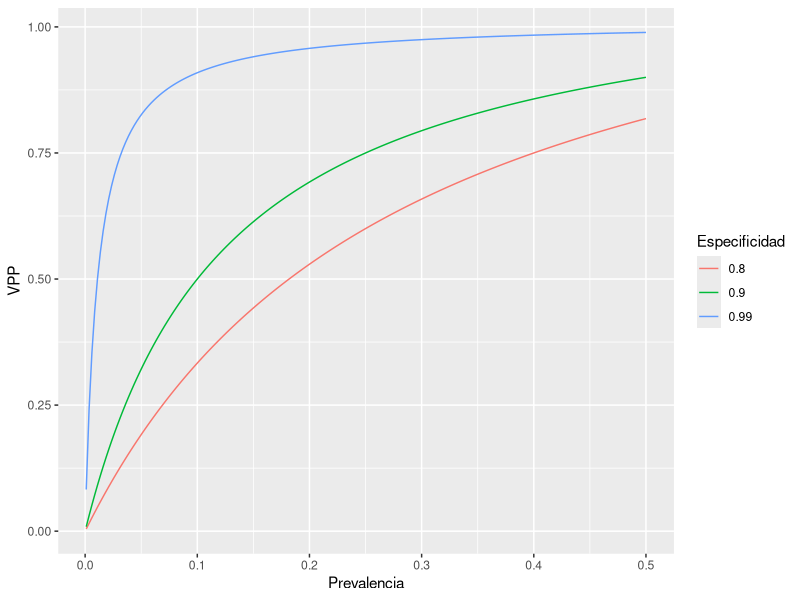
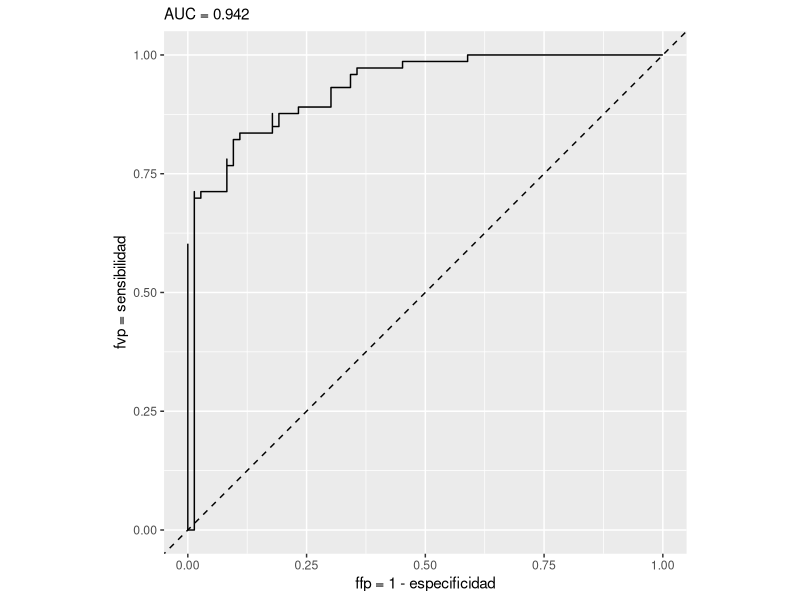
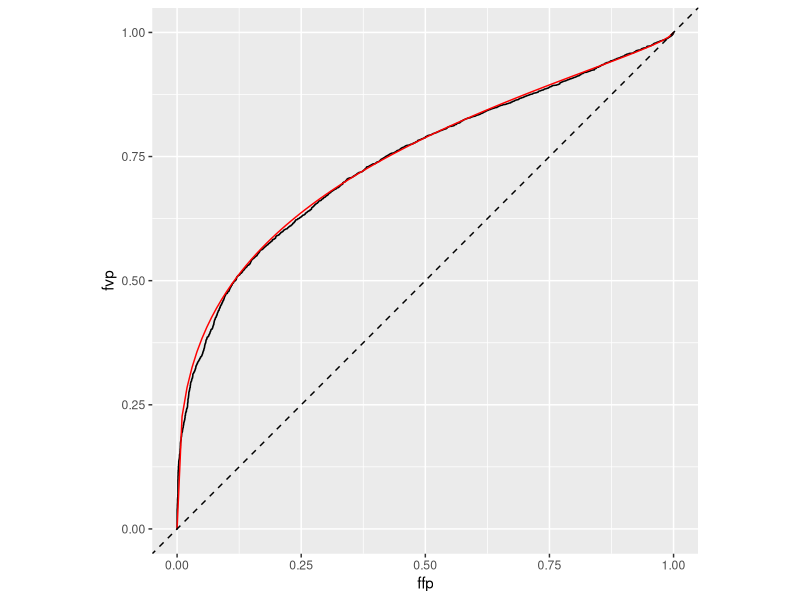

R code for these plots, in order:
## ---- chunk 1
library(tidyverse)
library(palmerpenguins)
set.seed(2026)
## ---- chunk 2
a <- 90; b <- 10; c <- 150; d <- 750          # VP, FN, FP, VN
r1 <- a + b; r0 <- c + d; s1 <- a + c; s0 <- b + d; n <- a + b + c + d
tab <- matrix(c(a, b, c, d), 2, byrow = TRUE,
              dimnames = list(Real = c("Enfermo", "Sano"), Prueba = c("+", "-")))
addmargins(tab)
## ---- chunk 3
se <- a / r1; es <- d / r0
c(sensibilidad = se, especificidad = es)
prop.test(a, r1, correct = FALSE)$conf.int       # IC de Wilson para la sensibilidad
binom.test(d, r0)$conf.int                       # IC exacto para la especificidad
## ---- chunk 4
pi_hat <- r1 / n
c(youden = se + es - 1,
  eficacia = pi_hat * se + (1 - pi_hat) * es,
  error = pi_hat * (1 - se) + (1 - pi_hat) * (1 - es))
## ---- chunk 5
c(vpp = a / s1, vpn = d / s0)
## ---- chunk 6
vp <- function(se, es, pi) {
  c(vpp = se * pi / (se * pi + (1 - es) * (1 - pi)),
    vpn = es * (1 - pi) / (es * (1 - pi) + (1 - se) * pi))
}
sapply(c(0.001, 0.01, 0.1, 0.5), function(p) vp(0.9, 0.95, p))
## ---- chunk 7
#| label: fig-vpp
#| fig-cap: "Valor predictivo positivo según la prevalencia, con sensibilidad 0,9 y distintas especificidades."
expand_grid(pi = seq(0.001, 0.5, length.out = 200), es = c(0.80, 0.90, 0.99)) |>
  mutate(vpp = 0.9 * pi / (0.9 * pi + (1 - es) * (1 - pi)), es = factor(es)) |>
  ggplot(aes(pi, vpp, color = es)) +
  geom_line() +
  labs(x = "Prevalencia", y = "VPP", color = "Especificidad")
## ---- chunk 8
prob_posterior <- function(pre, lr) { odds <- pre / (1 - pre) * lr; odds / (1 + odds) }

lrp <- se / (1 - es); lrn <- (1 - se) / es
c(lrp = lrp, lrn = lrn)

prob_posterior(pre = pi_hat, lr = lrp)       # coincide con el vpp
prob_posterior(pre = pi_hat, lr = lrn)       # coincide con 1 - vpn
## ---- chunk 9
prob_posterior(0.05, lr = lrp * 4)           # un positivo en la prueba A (lrp) y otro en la B (lrp = 4)
## ---- chunk 10
ic_lr <- function(est, ee, z = qnorm(0.975)) exp(log(est) + c(-1, 1) * z * ee)
ic_lr(lrp, sqrt(1 / a - 1 / r1 + 1 / c - 1 / r0))
ic_lr(lrn, sqrt(1 / b - 1 / r1 + 1 / d - 1 / r0))
## ---- chunk 11
c(lrp / lrn, a * d / (b * c))
## ---- chunk 12
adelie <- penguins |> filter(species == "Adelie", !is.na(sex)) |>
  mutate(y = as.numeric(sex == "male"))

roc_manual <- function(y, x) {
  cortes <- sort(unique(c(-Inf, x, Inf)))
  map_dfr(cortes, function(cc) {
    tibble(corte = cc, fvp = mean(x[y == 1] >= cc), ffp = mean(x[y == 0] >= cc))
  })
}
roc <- roc_manual(adelie$y, adelie$body_mass_g)
head(roc, 3)
## ---- chunk 13
roc_ord <- roc |> arrange(ffp, fvp)
auc_trapecios <- sum(diff(roc_ord$ffp) * (head(roc_ord$fvp, -1) + tail(roc_ord$fvp, -1)) / 2)

x1 <- adelie$body_mass_g[adelie$y == 1]; x0 <- adelie$body_mass_g[adelie$y == 0]
u <- wilcox.test(x1, x0)$statistic
c(trapecios = auc_trapecios,
  mann_whitney = unname(u) / (length(x1) * length(x0)),
  prob_directa = mean(outer(x1, x0, ">") + 0.5 * outer(x1, x0, "==")))
## ---- chunk 14
#| label: fig-roc
#| fig-cap: "Curva ROC de la masa corporal para identificar machos Adelie."
ggplot(roc, aes(ffp, fvp)) +
  geom_step() +
  geom_abline(linetype = "dashed") +
  coord_equal() +
  labs(x = "ffp = 1 - especificidad", y = "fvp = sensibilidad",
       subtitle = sprintf("AUC = %.3f", auc_trapecios))
## ---- chunk 15
#| label: fig-binormal
#| fig-cap: "Curva ROC binormal teórica (roja) frente a la empírica de una muestra simulada."
mu1 <- 1.2; s1_ <- 1.5; mu0 <- 0; s0_ <- 1
a_b <- (mu1 - mu0) / s1_; b_b <- s0_ / s1_
auc_teorico <- pnorm(a_b / sqrt(1 + b_b^2))

x1 <- rnorm(5000, mu1, s1_); x0 <- rnorm(5000, mu0, s0_)
y <- c(rep(1, 5000), rep(0, 5000)); x <- c(x1, x0)
auc_rank <- function(y, score) {
  r <- rank(score); n1 <- sum(y == 1); n0 <- sum(y == 0)
  (sum(r[y == 1]) - n1 * (n1 + 1) / 2) / (n1 * n0)
}
c(teorico = auc_teorico, empirico = auc_rank(y, x))

ggplot(roc_manual(y, x), aes(ffp, fvp)) +
  geom_step() +
  stat_function(fun = function(t) pnorm(a_b + b_b * qnorm(t)), color = "red") +
  geom_abline(linetype = "dashed") + coord_equal()
## ---- chunk 16
pi_a <- mean(adelie$y)
optimos <- roc |>
  filter(is.finite(corte)) |>
  mutate(youden = fvp - ffp,
         noroeste = sqrt(ffp^2 + (1 - fvp)^2),
         coste = pi_a * 5 * (1 - fvp) + (1 - pi_a) * 1 * ffp)       # un FN cuesta 5 veces un FP

bind_rows(
  youden = optimos |> slice_max(youden, n = 1, with_ties = FALSE),
  noroeste = optimos |> slice_min(noroeste, n = 1, with_ties = FALSE),
  coste_5_a_1 = optimos |> slice_min(coste, n = 1, with_ties = FALSE),
  .id = "criterio"
) |> select(criterio, corte, fvp, ffp)
## ---- chunk 17
auc_boot <- replicate(2000, {
  i <- sample(nrow(adelie), replace = TRUE)
  auc_rank(adelie$y[i], adelie$body_mass_g[i])
})
c(auc = auc_rank(adelie$y, adelie$body_mass_g), quantile(auc_boot, c(0.025, 0.975)))
